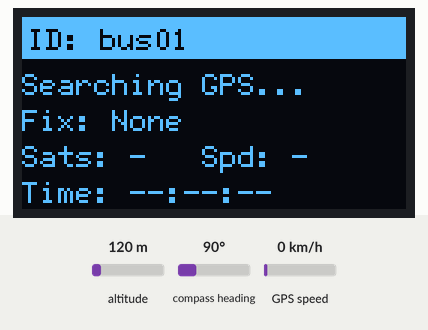
Simulated run of this sketch. Board: ESP32. On the bench: 128×64 one-colour display. The inputs (shaded band) are chosen by the test bench; at power-on: compass heading 90°, GPS speed 0 km/h, altitude 120 m. The GPS gets a fix after 3 s at 37.7749, -122.4194 with 8 satellites.

Above: at 2.2 s.
2.3 s: compass heading set to 7°
At 3.8 s:
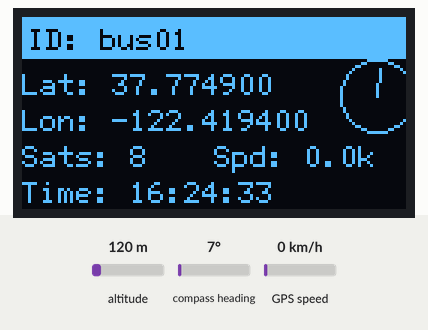
6.3 s: GPS speed set to 30 km/h
At 7.4 s:
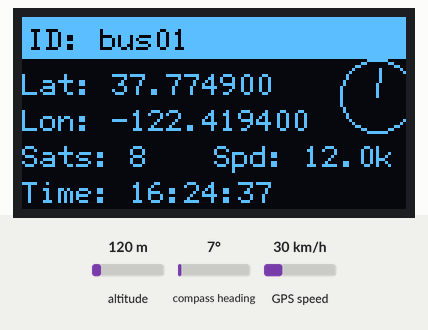
9.6 s: compass heading set to 90°
At 10.9 s:
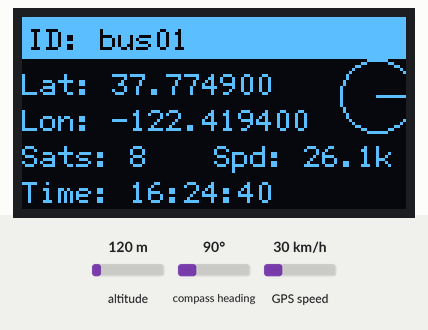
12.6 s: GPS speed set to 2 km/h
At 13.9 s:
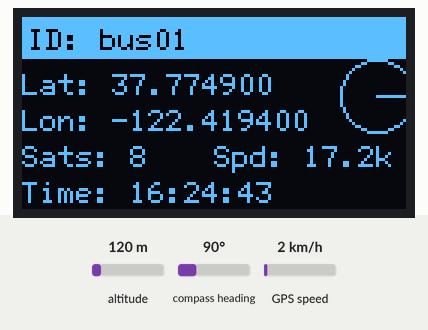
Timing chart, 0 to 15.6 s (numbered marks = the images above; inputs shaded):
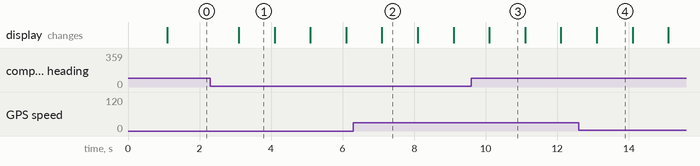

The sketch:

gps_filter.ino
```cpp
#include <Wire.h>
#include <TinyGPS++.h>
#include <U8g2lib.h>

#define DHAKA_UTC_OFFSET_HRS 6

// GPS UART pins
#define GPS_RX_PIN 16   // ESP32 RX2 ← GPS TX
#define GPS_TX_PIN 17   // ESP32 TX2 → GPS RX

#define OLED_INTERVAL_MS 1000
#define DEVICE_ID "bus01"

U8G2_SH1106_128X64_NONAME_F_HW_I2C u8g2(U8G2_R0, U8X8_PIN_NONE);

TinyGPSPlus gps;
HardwareSerial GPSserial(2);

unsigned long lastOled = 0;

// Filters
const int   MIN_SATS        = 5;
const float MAX_HDOP        = 2.5;
const float MOVE_DEADBAND_M = 1.0;
const float SPEED_CLAMP_KPH = 5.0;
const float EMA_ALPHA       = 0.40;

double lastLatFiltered = NAN, lastLonFiltered = NAN;
float  speedEMA = 0.0f;

struct FiltOut {
  bool   valid;
  double lat, lon;
  float  speedKph;
};

static inline String formatTwo(uint8_t v) {
  char b[3];
  snprintf(b, sizeof(b), "%02u", v);
  return String(b);
}

double haversineMeters(double lat1, double lon1, double lat2, double lon2) {
  const double R = 6371000.0;
  double dLat = (lat2 - lat1) * DEG_TO_RAD;
  double dLon = (lon2 - lon1) * DEG_TO_RAD;
  double a = sin(dLat/2) * sin(dLat/2) + cos(lat1 * DEG_TO_RAD) * cos(lat2 * DEG_TO_RAD) * sin(dLon/2) * sin(dLon/2);
  double c = 2 * atan2(sqrt(a), sqrt(1 - a));
  return R * c;
}

FiltOut filterReading() {
  FiltOut out{false, 0, 0, 0};
  if (!gps.location.isValid()) return out;

  int sats = gps.satellites.isValid() ? gps.satellites.value() : 0;
  float hdop = gps.hdop.isValid() ? gps.hdop.hdop() : 99.0f;

  double lat = gps.location.lat();
  double lon = gps.location.lng();

  if (isnan(lastLatFiltered)) { lastLatFiltered = lat; lastLonFiltered = lon; }

  if (sats < MIN_SATS || hdop > MAX_HDOP) {
    out.valid = true; out.lat = lastLatFiltered; out.lon = lastLonFiltered; out.speedKph = 0;
    return out;
  }

  double dist = haversineMeters(lastLatFiltered, lastLonFiltered, lat, lon);
  if (dist <= MOVE_DEADBAND_M) {
    lat = lastLatFiltered; lon = lastLonFiltered;
  } else {
    lastLatFiltered = lat; lastLonFiltered = lon;
  }

  float sp = gps.speed.isValid() ? gps.speed.kmph() : 0.0f;
  if (sp <= SPEED_CLAMP_KPH) sp = 0.0f;
  speedEMA = EMA_ALPHA * sp + (1.0f - EMA_ALPHA) * speedEMA;

  out.valid = true; out.lat = lat; out.lon = lon; out.speedKph = speedEMA;
  return out;
}

void oledDraw() {
  FiltOut fo = filterReading();

  u8g2.clearBuffer();
  u8g2.setFont(u8g2_font_6x12_tr);

  // Header
  u8g2.setDrawColor(1); u8g2.drawBox(0, 0, 128, 14);
  u8g2.setDrawColor(0);
  u8g2.setCursor(2, 11); u8g2.print("ID: "); u8g2.print(DEVICE_ID);
  u8g2.setDrawColor(1);

  if (fo.valid) {
    u8g2.setCursor(0, 26); u8g2.print("Lat: "); u8g2.print(fo.lat, 6);
    u8g2.setCursor(0, 38); u8g2.print("Lon: "); u8g2.print(fo.lon, 6);

    u8g2.setCursor(0, 50); u8g2.print("Sats: ");
    if (gps.satellites.isValid()) u8g2.print(gps.satellites.value()); else u8g2.print("-");

    u8g2.setCursor(64, 50); u8g2.print("Spd: "); u8g2.print(fo.speedKph, 1); u8g2.print("k");

    u8g2.setCursor(0, 62); u8g2.print("Time: ");
    if (gps.time.isValid()) {
      int h = ((int)gps.time.hour() + DHAKA_UTC_OFFSET_HRS) % 24;
      u8g2.print(formatTwo(h)); u8g2.print(':');
      u8g2.print(formatTwo(gps.time.minute())); u8g2.print(':');
      u8g2.print(formatTwo(gps.time.second()));
    } else {
      u8g2.print("--:--:--");
    }

    // Heading dial
    if (gps.course.isValid()) {
      float c = gps.course.deg();
      int cx = 118, cy = 26;
      float rad = (c - 90) * DEG_TO_RAD;
      int x2 = cx + (int)(10 * cos(rad));
      int y2 = cy + (int)(10 * sin(rad));
      u8g2.drawCircle(cx, cy, 12, U8G2_DRAW_ALL);
      u8g2.drawLine(cx, cy, x2, y2);
    }
  } else {
    u8g2.setCursor(0, 26); u8g2.print("Searching GPS...");
    u8g2.setCursor(0, 38); u8g2.print("Fix: None");
    u8g2.setCursor(0, 50); u8g2.print("Sats: -   Spd: -");
    u8g2.setCursor(0, 62); u8g2.print("Time: --:--:--");
  }

  u8g2.sendBuffer();
}

void setup() {
  Serial.begin(115200);
  u8g2.begin();
  GPSserial.begin(9600, SERIAL_8N1, GPS_RX_PIN, GPS_TX_PIN);

  u8g2.clearBuffer();
  u8g2.setFont(u8g2_font_9x18B_tr);
  u8g2.drawStr(0, 25, "GPS System");
  u8g2.setFont(u8g2_font_6x12_tr);
  u8g2.drawStr(0, 45, "Initializing...");
  u8g2.sendBuffer();
  delay(1000);
}

void loop() {
  // Read GPS data
  while (GPSserial.available() > 0) {
    gps.encode(GPSserial.read());
  }

  // Update OLED at defined interval
  unsigned long now = millis();
  if (now - lastOled >= OLED_INTERVAL_MS) {
    lastOled = now;
    oledDraw();
  }
}
```

Measured:
- what the display in image 1 shows lasts 1.0 s, from 3.1 s to 4.1 s
